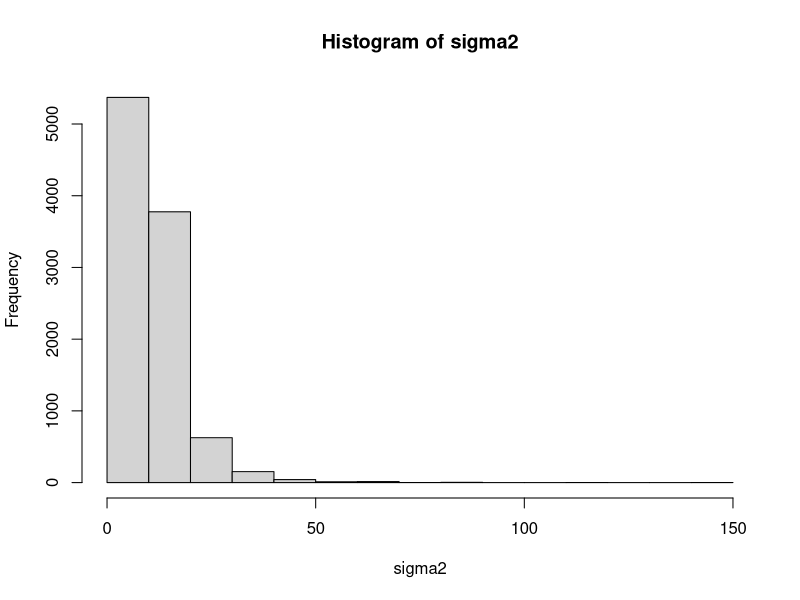
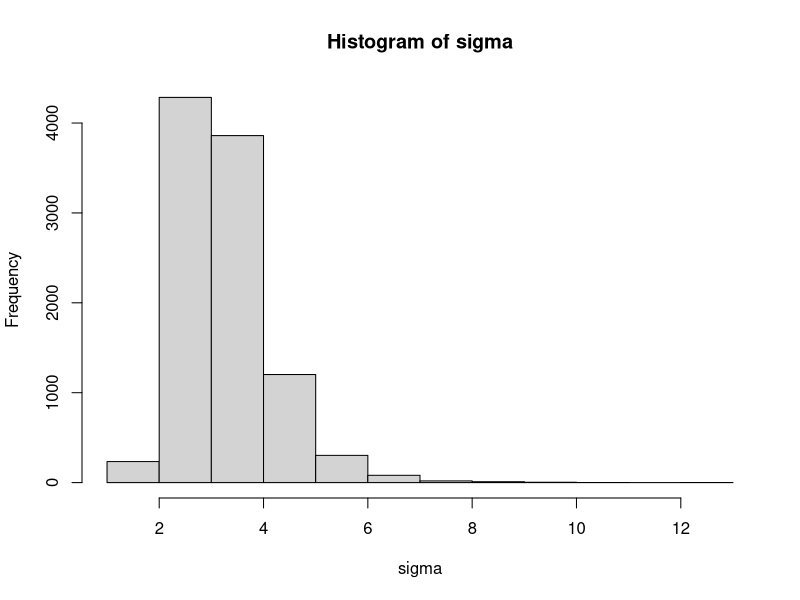
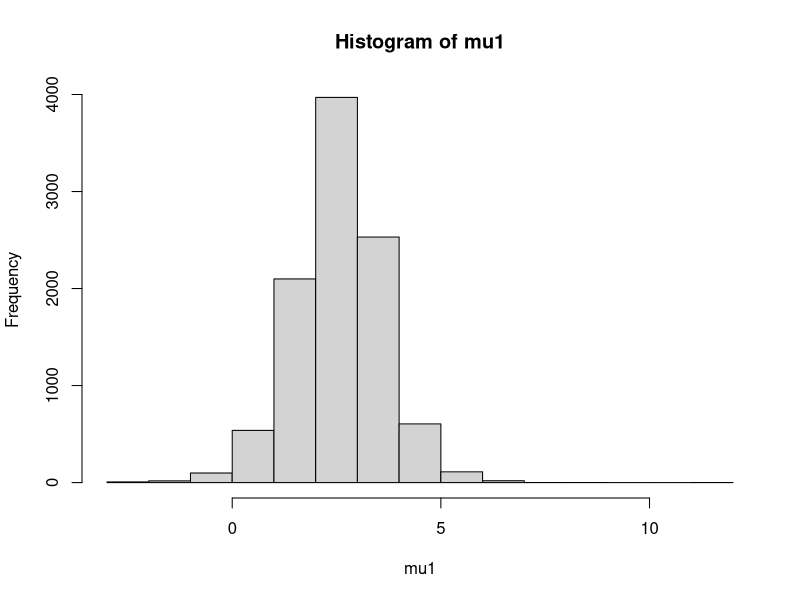
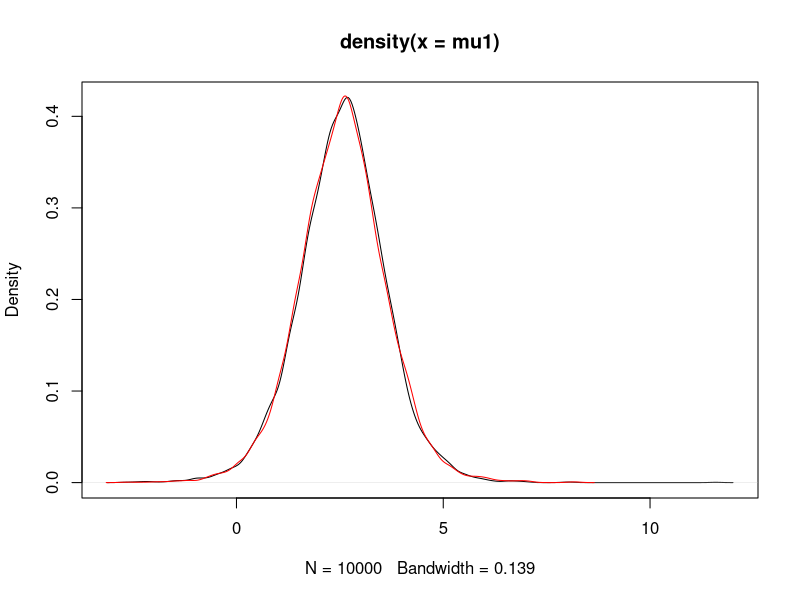
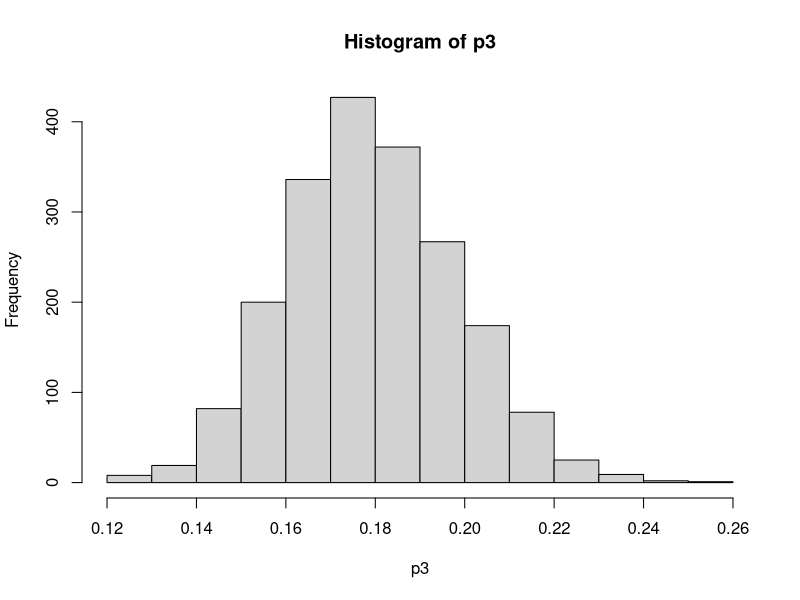
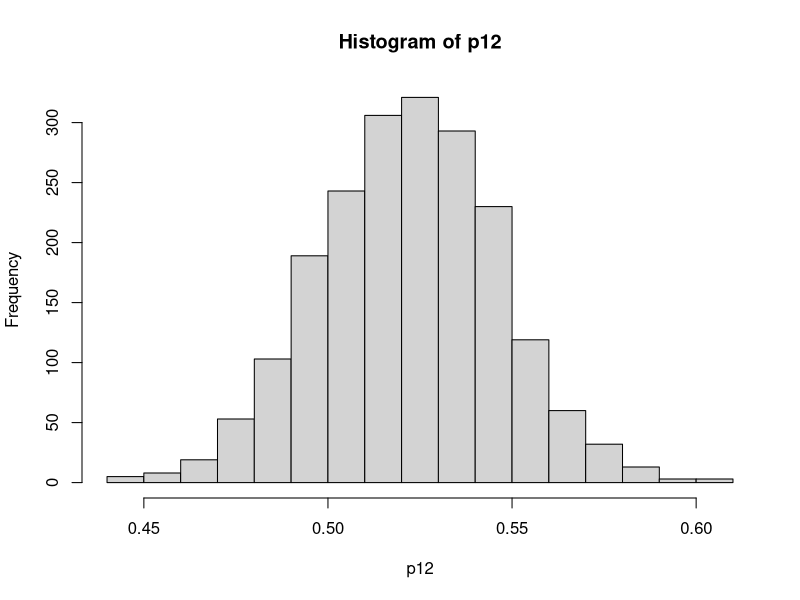
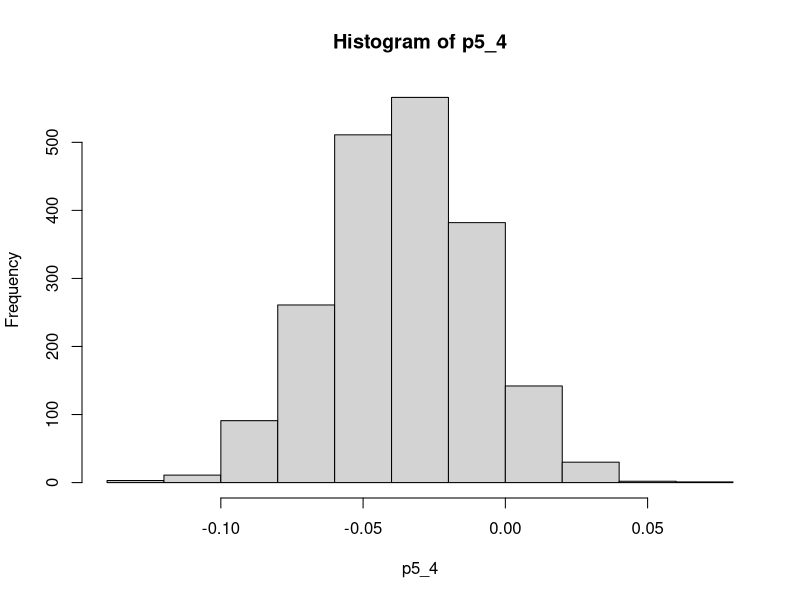
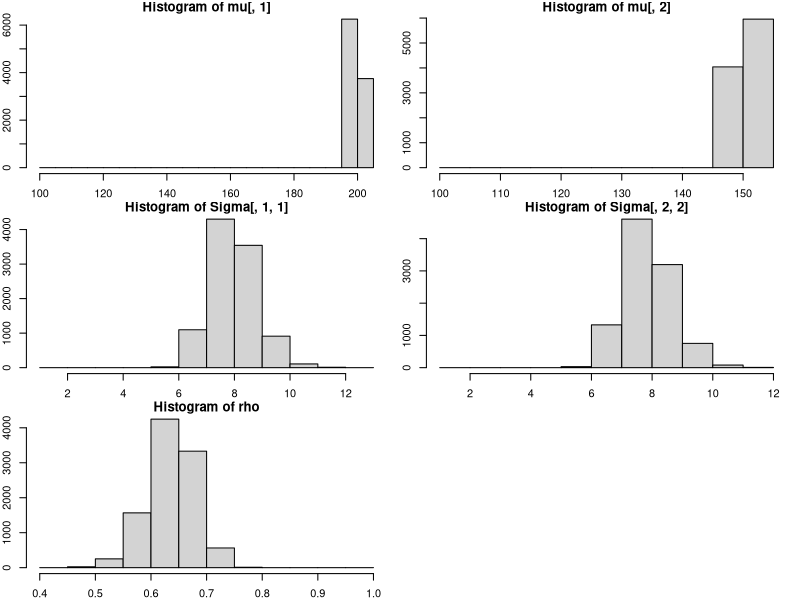

Write R code to recreate these figures, in order.
#################################################################
# example 1:
# inference on mu and sigma for the normal distribution using 
# noninformative prior  f(mu, sigma2) prop to 1/sigma2 (Jeffereys prior)
# marginal posterior distribution in sigma2: inverse-gamma distribution 
# marginal posterior distribution in mu: t distributiuon
#################################################################

############## data
y = rnorm(10,2,2.5)
# statistics that will be used later in the posterior dist'n
s2= var(y)
ybar = mean(y)
n= length(y)

############ posterior inference on sigma2:
# draw sigma2^{-1} from gamma distribution and then take the inverse
sigma2.inv = rgamma(10000, (n-1)/2, rate=(n-1)/2*s2)
sigma2 = 1/sigma2.inv
hist(sigma2)
summary(sigma2)
quantile(sigma2,c(0.025, 0.975))

############# posterior samples on std deviation, sigma
sigma = sqrt(sigma2)
hist(sigma)
summary(sigma)
quantile(sigma,c(0.025, 0.975))

############ posterior samples on mu
# approach 1: draw sigma2 first, then draw mu given sigma2
mu1 = rep(0,10000)
for(i in 1:10000) mu1[i] = rnorm(1,ybar, sqrt(sigma2[i]/n))
hist(mu1)
summary(mu1)
quantile(mu1,c(0.025, 0.975))

# approach 2: draw mu directly from the marginal distriution
mu2 = rt(10000, n-1)*sqrt(s2/n)+ybar


plot(density(mu1))
lines(density(mu2), col='red')

#################################################################
# example 2: Box office example on Dirichlet distribution
# a survey:
# movie A: 125
# movie B: 95
# movie C: 75
# movie D: 70
# movie E: 55
# Multinomial likelihood
# Dirichlet Priors: D(1,1,1,1,1)
# Posterior Priors: D(n1+1, n2+1, n3+1, n4+1, n5+1)
#################################################################
#install.packages("gtools")
library(gtools)

post.p = rdirichlet(2000, c(126,96,76,71,56))
p3 = post.p[,3]
summary(p3); hist(p3); quantile(p3,c(0.025,0.975))

# sum of p1 and p2
p12 = post.p[,1]+post.p[,2]
summary(p12); hist(p12); quantile(p12,c(0.025,0.975))

# difference between p5 and p4
p5_4 = post.p[,5]-post.p[,4]
summary(p5_4); hist(p5_4); quantile(p5_4,c(0.025,0.975))

# how likely p1 > 0.25
p1gt0.25 = (post.p[,1]>0.25)
mean(p1gt0.25)


######################################################################
# example 3:  
# posterior inferenece of the parameters from bivariate normal dist'n
# mu1, mu2, sigma1, sigma2, rho (here sigma1 and sigma2 refer to the variance iso SD)
# prior: 
#  mu1 \propto constant
#  mu2 \propto constant
#  Sigma \propto |Sigma|^{-3/2}
############# #########################################################

# simulate data y
#install.packages("mvtnorm")
library(MCMCpack)
library(mvtnorm)
Sigma = matrix(c(7.5, 0.5*sqrt(7.5*7.0),0.5*sqrt(7.5*7.0), 7.0), 2,2)
n= 200
set.seed(10)

############## data
y = round(rmvnorm(n, c(200,150),Sigma),1) 
n= nrow(y)

# used in the conditional posterior dist'n of mu1 and mu2
ybar = apply(y,2,mean)
SS= cov(y)*(n-1)

# draw posterior samples on my and Sigma
# f(Sigma|y) = IW(n-1, SS^-1)
# f(mu|Sigma, y) = N(ybar, Sigma/n)
M=10000
mu = matrix(100,M,2)  #mean vector
Sigma = array(1,dim=c(M,2,2)); 
for(i in 2:M) {
  Sigma[i,,]<- riwish(n-1,SS)
  mu[i,]= rmvnorm(1, ybar, Sigma[i,,]/n)
}

# posteriro inferences 
par(mfrow=c(3,2),mar=c(2,2,1,1))
hist(mu[,1]);  
hist(mu[,2]);  
hist(Sigma[,1,1]); 
hist(Sigma[,2,2]);  
rho =Sigma[,1,2]/sqrt(Sigma[,1,1]*Sigma[,2,2]) #correlation between the two y's
hist(rho); 

summary(mu[,1]);      quantile(mu[,1], c(0.025,0.975))
summary(mu[,2]);      quantile(mu[,2], c(0.025,0.975))
summary(Sigma[,1,1]); quantile(Sigma[,1,1], c(0.025,0.975))
summary(Sigma[,2,2]); quantile(Sigma[,2,2], c(0.025,0.975))
summary(rho);         quantile(rho, c(0.025,0.975))
